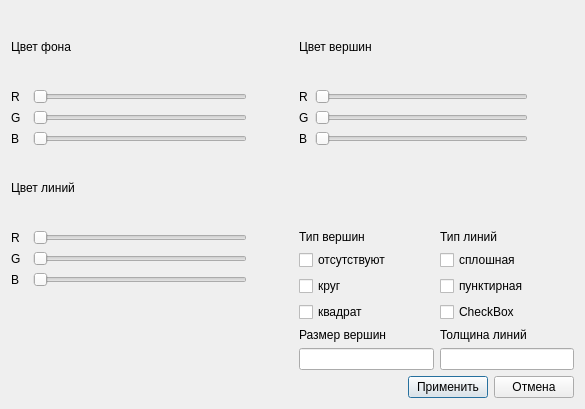
<?xml version="1.0" encoding="UTF-8"?>
<ui version="4.0">
 <class>SettingsWidget</class>
 <widget class="QDialog" name="SettingsWidget">
  <property name="geometry">
   <rect>
    <x>0</x>
    <y>0</y>
    <width>585</width>
    <height>409</height>
   </rect>
  </property>
  <property name="windowTitle">
   <string>Dialog</string>
  </property>
  <layout class="QGridLayout" name="gridLayout">
   <item row="6" column="4" rowspan="4" colspan="3">
    <layout class="QHBoxLayout" name="horizontalLayout_2">
     <item>
      <layout class="QVBoxLayout" name="verticalLayout">
       <item>
        <widget class="QLabel" name="label_16">
         <property name="maximumSize">
          <size>
           <width>16777215</width>
           <height>20</height>
          </size>
         </property>
         <property name="text">
          <string>Тип вершин</string>
         </property>
        </widget>
       </item>
       <item>
        <widget class="QCheckBox" name="vertex_type_0">
         <property name="text">
          <string>отсутствуют</string>
         </property>
         <attribute name="buttonGroup">
          <string notr="true">buttonGroup</string>
         </attribute>
        </widget>
       </item>
       <item>
        <widget class="QCheckBox" name="vertex_type_1">
         <property name="text">
          <string>круг</string>
         </property>
         <attribute name="buttonGroup">
          <string notr="true">buttonGroup</string>
         </attribute>
        </widget>
       </item>
       <item>
        <widget class="QCheckBox" name="vertex_type_2">
         <property name="text">
          <string>квадрат</string>
         </property>
         <attribute name="buttonGroup">
          <string notr="true">buttonGroup</string>
         </attribute>
        </widget>
       </item>
       <item>
        <widget class="QLabel" name="label_18">
         <property name="text">
          <string>Размер вершин</string>
         </property>
        </widget>
       </item>
       <item>
        <widget class="QLineEdit" name="vertex_size"/>
       </item>
      </layout>
     </item>
     <item>
      <layout class="QVBoxLayout" name="verticalLayout_2">
       <item>
        <widget class="QLabel" name="label_17">
         <property name="maximumSize">
          <size>
           <width>16777215</width>
           <height>20</height>
          </size>
         </property>
         <property name="text">
          <string>Тип линий</string>
         </property>
        </widget>
       </item>
       <item>
        <widget class="QCheckBox" name="line_type_0">
         <property name="text">
          <string>сплошная</string>
         </property>
         <attribute name="buttonGroup">
          <string notr="true">buttonGroup_2</string>
         </attribute>
        </widget>
       </item>
       <item>
        <widget class="QCheckBox" name="line_type_1">
         <property name="text">
          <string>пунктирная</string>
         </property>
         <attribute name="buttonGroup">
          <string notr="true">buttonGroup_2</string>
         </attribute>
        </widget>
       </item>
       <item>
        <widget class="QCheckBox" name="checkBox_6">
         <property name="enabled">
          <bool>true</bool>
         </property>
         <property name="text">
          <string>CheckBox</string>
         </property>
        </widget>
       </item>
       <item>
        <widget class="QLabel" name="label_19">
         <property name="text">
          <string>Толщина линий</string>
         </property>
        </widget>
       </item>
       <item>
        <widget class="QLineEdit" name="lineEdit_2"/>
       </item>
      </layout>
     </item>
    </layout>
   </item>
   <item row="0" column="4" colspan="2">
    <widget class="QLabel" name="label_11">
     <property name="text">
      <string>Цвет вершин</string>
     </property>
    </widget>
   </item>
   <item row="1" column="0">
    <widget class="QLabel" name="label_2">
     <property name="text">
      <string>R</string>
     </property>
    </widget>
   </item>
   <item row="3" column="0">
    <widget class="QLabel" name="label_4">
     <property name="text">
      <string>B</string>
     </property>
    </widget>
   </item>
   <item row="2" column="0">
    <widget class="QLabel" name="label_3">
     <property name="text">
      <string>G</string>
     </property>
    </widget>
   </item>
   <item row="8" column="0">
    <widget class="QLabel" name="label_9">
     <property name="text">
      <string>B</string>
     </property>
    </widget>
   </item>
   <item row="3" column="5">
    <widget class="QSlider" name="vertex_b_slider">
     <property name="orientation">
      <enum>Qt::Horizontal</enum>
     </property>
    </widget>
   </item>
   <item row="5" column="0" colspan="3">
    <widget class="QLabel" name="label_6">
     <property name="text">
      <string>Цвет линий</string>
     </property>
    </widget>
   </item>
   <item row="7" column="0">
    <widget class="QLabel" name="label_8">
     <property name="text">
      <string>G</string>
     </property>
    </widget>
   </item>
   <item row="2" column="4">
    <widget class="QLabel" name="label_13">
     <property name="text">
      <string>G</string>
     </property>
    </widget>
   </item>
   <item row="1" column="5">
    <widget class="QSlider" name="vertex_r_slider">
     <property name="orientation">
      <enum>Qt::Horizontal</enum>
     </property>
    </widget>
   </item>
   <item row="1" column="6" rowspan="3">
    <widget class="QLabel" name="vertex_color_label">
     <property name="minimumSize">
      <size>
       <width>40</width>
       <height>0</height>
      </size>
     </property>
     <property name="text">
      <string/>
     </property>
    </widget>
   </item>
   <item row="2" column="2">
    <widget class="QSlider" name="backgr_g_slider">
     <property name="orientation">
      <enum>Qt::Horizontal</enum>
     </property>
    </widget>
   </item>
   <item row="6" column="2">
    <widget class="QSlider" name="line_r_slider">
     <property name="orientation">
      <enum>Qt::Horizontal</enum>
     </property>
    </widget>
   </item>
   <item row="1" column="4">
    <widget class="QLabel" name="label_12">
     <property name="text">
      <string>R</string>
     </property>
    </widget>
   </item>
   <item row="10" column="0" colspan="7">
    <layout class="QHBoxLayout" name="horizontalLayout">
     <item>
      <spacer name="horizontalSpacer">
       <property name="orientation">
        <enum>Qt::Horizontal</enum>
       </property>
       <property name="sizeHint" stdset="0">
        <size>
         <width>40</width>
         <height>20</height>
        </size>
       </property>
      </spacer>
     </item>
     <item>
      <widget class="QPushButton" name="apply_btn">
       <property name="text">
        <string>Применить</string>
       </property>
      </widget>
     </item>
     <item>
      <widget class="QPushButton" name="pushButton_2">
       <property name="text">
        <string>Отмена</string>
       </property>
      </widget>
     </item>
    </layout>
   </item>
   <item row="3" column="4">
    <widget class="QLabel" name="label_14">
     <property name="text">
      <string>B</string>
     </property>
    </widget>
   </item>
   <item row="1" column="2">
    <widget class="QSlider" name="backgr_r_slider">
     <property name="orientation">
      <enum>Qt::Horizontal</enum>
     </property>
    </widget>
   </item>
   <item row="1" column="3" rowspan="3">
    <widget class="QLabel" name="background_color_label">
     <property name="minimumSize">
      <size>
       <width>40</width>
       <height>0</height>
      </size>
     </property>
     <property name="text">
      <string/>
     </property>
    </widget>
   </item>
   <item row="8" column="2">
    <widget class="QSlider" name="line_b_slider">
     <property name="orientation">
      <enum>Qt::Horizontal</enum>
     </property>
    </widget>
   </item>
   <item row="0" column="0" colspan="4">
    <widget class="QLabel" name="label">
     <property name="text">
      <string>Цвет фона</string>
     </property>
    </widget>
   </item>
   <item row="6" column="3" rowspan="3">
    <widget class="QLabel" name="line_color_label">
     <property name="minimumSize">
      <size>
       <width>40</width>
       <height>0</height>
      </size>
     </property>
     <property name="text">
      <string/>
     </property>
    </widget>
   </item>
   <item row="6" column="0">
    <widget class="QLabel" name="label_7">
     <property name="text">
      <string>R</string>
     </property>
    </widget>
   </item>
   <item row="7" column="2">
    <widget class="QSlider" name="line_g_slider">
     <property name="orientation">
      <enum>Qt::Horizontal</enum>
     </property>
    </widget>
   </item>
   <item row="2" column="5">
    <widget class="QSlider" name="vertex_g_slider">
     <property name="orientation">
      <enum>Qt::Horizontal</enum>
     </property>
    </widget>
   </item>
   <item row="3" column="2">
    <widget class="QSlider" name="backgr_b_slider">
     <property name="orientation">
      <enum>Qt::Horizontal</enum>
     </property>
    </widget>
   </item>
  </layout>
 </widget>
 <resources/>
 <connections/>
 <buttongroups>
  <buttongroup name="buttonGroup"/>
  <buttongroup name="buttonGroup_2"/>
 </buttongroups>
</ui>
